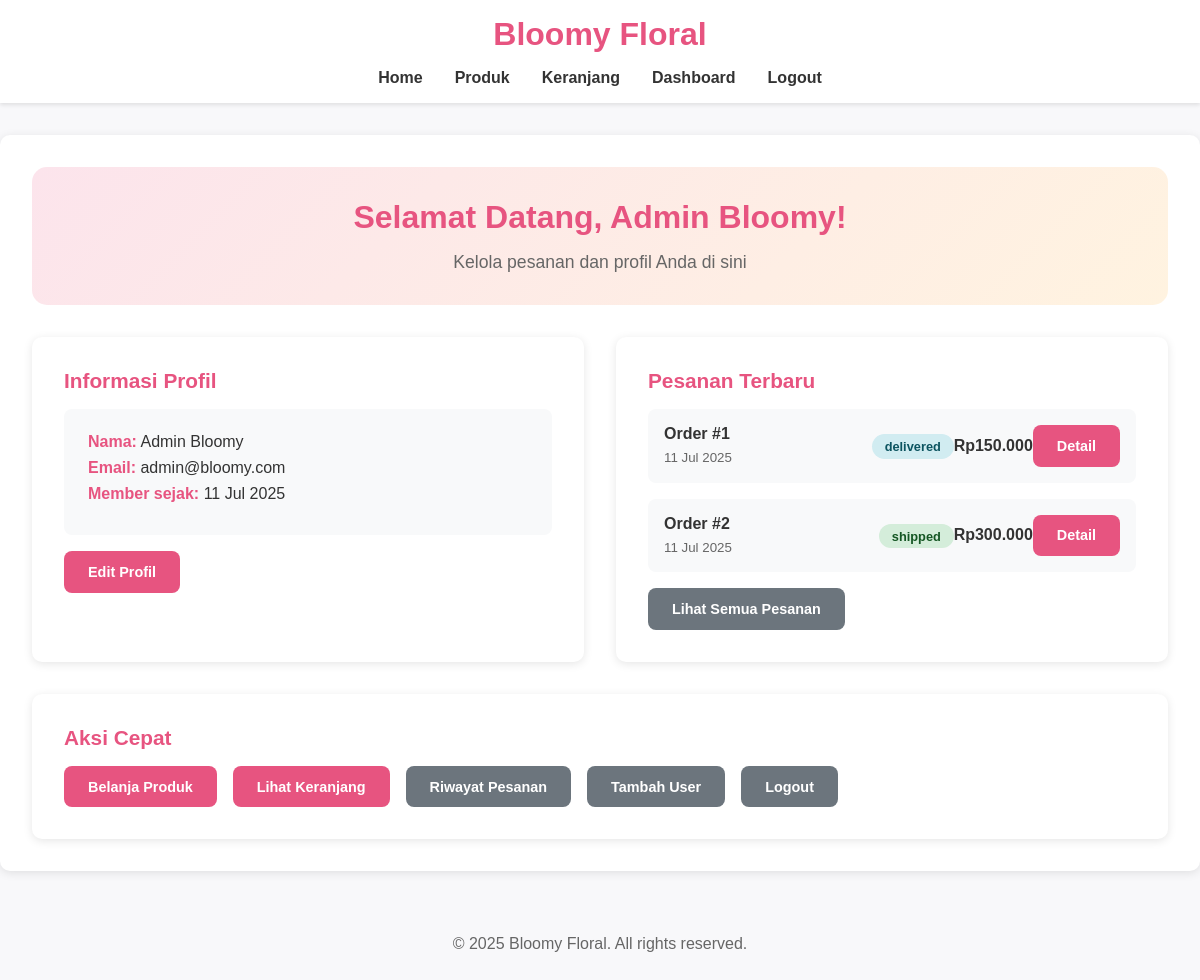
/pages/dashboard.php (signed in), run on the app's committed database.
### tables this page shows
CREATE TABLE IF NOT EXISTS users (
    id INT AUTO_INCREMENT PRIMARY KEY,
    nama VARCHAR(100) NOT NULL,
    email VARCHAR(100) UNIQUE NOT NULL,
    password VARCHAR(255) NOT NULL,
    alamat TEXT,
    telepon VARCHAR(20),
    created_at TIMESTAMP DEFAULT CURRENT_TIMESTAMP
);

CREATE TABLE IF NOT EXISTS orders (
    id INT AUTO_INCREMENT PRIMARY KEY,
    user_id INT,
    total DECIMAL(10,2) NOT NULL,
    status ENUM('pending', 'processing', 'shipped', 'delivered', 'cancelled') DEFAULT 'pending',
    tanggal TIMESTAMP DEFAULT CURRENT_TIMESTAMP,
    alamat_pengiriman TEXT,
    FOREIGN KEY (user_id) REFERENCES users(id)
);

### pages/dashboard.php (the view, shortened to what this page needs)
<?php
include '../includes/db.php';
$user_id = $_SESSION['user_id'];
$sql = "SELECT * FROM users WHERE id = $user_id";
$result = mysqli_query($conn, $sql);
$user = mysqli_fetch_assoc($result);
?>
<!DOCTYPE html>
<html lang="id">
<head>
</head>
<body>
    <nav class="navbar">
        <div class="logo">Bloomy Floral</div>
        <ul>
            <li><a href="../pages/index.php">Home</a></li>
            <li><a href="products.php">Produk</a></li>
            <li><a href="cart.php">Keranjang</a></li>
            <li><a href="dashboard.php">Dashboard</a></li>
            <li><a href="../process/logout.php">Logout</a></li>
        </ul>
    </nav>
    <div class="container">
        <div class="welcome-section">
            <h1>Selamat Datang, <?php echo htmlspecialchars($user['nama']); ?>!</h1>
            <p>Kelola pesanan dan profil Anda di sini</p>
        </div>
        <div class="dashboard-grid">
            <div class="dashboard-card">
                <h3>Informasi Profil</h3>
                <div class="profile-info">
                    <p><strong>Nama:</strong> <?php echo htmlspecialchars($user['nama']); ?></p>
                    <p><strong>Email:</strong> <?php echo htmlspecialchars($user['email']); ?></p>
                    <p><strong>Member sejak:</strong> <?php echo date('d M Y', strtotime($user['created_at'])); ?></p>
                </div>
                <a href="profile.php" class="btn">Edit Profil</a>
            </div>
            <div class="dashboard-card">
                <h3>Pesanan Terbaru</h3>
                <?php
                $sql = "SELECT * FROM orders WHERE user_id = $user_id ORDER BY tanggal DESC LIMIT 5";
                $result = mysqli_query($conn, $sql);
                if($result && mysqli_num_rows($result) > 0):
                    while($order = mysqli_fetch_assoc($result)):
                ?>
                    <div class="order-item">
                        <div class="order-info">
                            <strong>Order #<?php echo $order['id']; ?></strong>
                            <small><?php echo date('d M Y', strtotime($order['tanggal'])); ?></small>
                        </div>
                        <div>
                            <span class="status <?php echo strtolower($order['status']); ?>">
                                <?php echo $order['status']; ?>
                            </span>
                        </div>
                        <div>
                            <strong>Rp<?php echo number_format($order['total'],0,',','.'); ?></strong>
                        </div>
                        <div>
                            <a href="order_detail.php?id=<?php echo $order['id']; ?>" class="btn">Detail</a>
                        </div>
                    </div>
                <?php
                    endwhile;
                else:
                ?>
                    <p>Belum ada pesanan.</p>
                <?php endif; ?>
                <div style="margin-top: 1rem;">
                    <a href="orders.php" class="btn btn-secondary">Lihat Semua Pesanan</a>
                </div>
            </div>
        </div>
        <div class="dashboard-card">
            <h3>Aksi Cepat</h3>
            <div style="display: flex; gap: 1rem; flex-wrap: wrap;">
                <a href="products.php" class="btn">Belanja Produk</a>
                <a href="cart.php" class="btn">Lihat Keranjang</a>
                <a href="orders.php" class="btn btn-secondary">Riwayat Pesanan</a>
                <?php if($_SESSION['user_email'] === 'admin@bloomy.com'): ?>
                    <a href="admin_add_user.php" class="btn btn-secondary">Tambah User</a>
                <?php endif; ?>
                <a href="../process/logout.php" class="btn btn-secondary">Logout</a>
            </div>
        </div>
    </div>
    <footer class="footer">
        <p>&copy; <?php echo date('Y'); ?> Bloomy Floral. All rights reserved.</p>
    </footer>
</body>
</html>

### pages/dashboard.php (style rules this page uses)
* { margin: 0; padding: 0; box-sizing: border-box; }
body { font-family: Arial, sans-serif; background: #f8f8fa; color: #333; }
.navbar { background: #fff; padding: 1rem 2rem; box-shadow: 0 2px 4px rgba(0,0,0,0.1); }
.navbar ul { list-style: none; display: flex; gap: 2rem; justify-content: center; }
.navbar a { text-decoration: none; color: #333; font-weight: bold; }
.logo { text-align: center; font-size: 2rem; font-weight: bold; color: #e75480; margin-bottom: 1rem; }
.container { max-width: 1200px; margin: 2rem auto; padding: 2rem; background: #fff; border-radius: 10px; box-shadow: 0 2px 10px rgba(0,0,0,0.1); }
.welcome-section { background: linear-gradient(135deg, #fce4ec 0%, #fff3e0 100%); padding: 2rem; border-radius: 15px; margin-bottom: 2rem; text-align: center; }
.welcome-section h1 { color: #e75480; font-size: 2rem; margin-bottom: 1rem; }
.welcome-section p { color: #666; font-size: 1.1rem; }
.dashboard-grid { display: grid; grid-template-columns: repeat(auto-fit, minmax(300px, 1fr)); gap: 2rem; margin-bottom: 2rem; }
.dashboard-card { background: #fff; padding: 2rem; border-radius: 10px; box-shadow: 0 2px 10px rgba(0,0,0,0.1); }
.dashboard-card h3 { color: #e75480; margin-bottom: 1rem; font-size: 1.3rem; }
.order-item { background: #f8f9fa; padding: 1rem; border-radius: 8px; margin-bottom: 1rem; display: flex; justify-content: space-between; align-items: center; }
.order-info { flex: 1; }
.order-info strong { display: block; margin-bottom: 0.3rem; }
.order-info small { color: #666; }
.status { padding: 0.3rem 0.8rem; border-radius: 15px; font-size: 0.8rem; font-weight: bold; }
.status.shipped { background: #d4edda; color: #155724; }
.status.delivered { background: #d1ecf1; color: #0c5460; }
.btn { display: inline-block; padding: 0.8rem 1.5rem; background: #e75480; color: #fff; text-decoration: none; border-radius: 8px; font-weight: bold; font-size: 0.9rem; }
.btn-secondary { background: #6c757d; }
.profile-info { background: #f8f9fa; padding: 1.5rem; border-radius: 8px; margin-bottom: 1rem; }
.profile-info p { margin-bottom: 0.5rem; }
.profile-info strong { color: #e75480; }
.footer { text-align: center; padding: 2rem; color: #666; }

### data on the page
users: nama "Admin Bloomy", email "admin@bloomy.com", created_at "11 Jul 2025"
orders: id "1", tanggal "11 Jul 2025", status "delivered", total "150.000"
orders: id "2", tanggal "11 Jul 2025", status "shipped", total "300.000"
